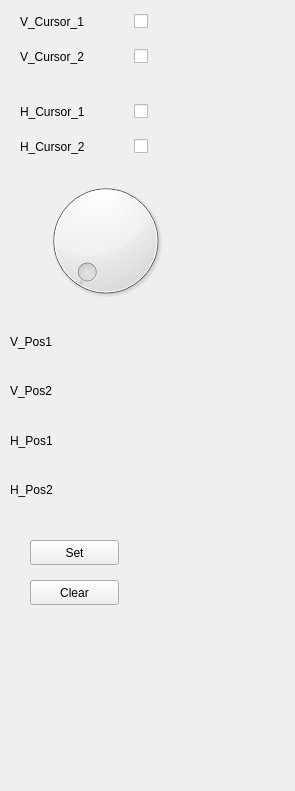
<?xml version="1.0" encoding="UTF-8"?>
<ui version="4.0">
 <class>Form</class>
 <widget class="QWidget" name="Form">
  <property name="geometry">
   <rect>
    <x>0</x>
    <y>0</y>
    <width>295</width>
    <height>791</height>
   </rect>
  </property>
  <property name="windowTitle">
   <string>Form</string>
  </property>
  <widget class="QWidget" name="gridLayoutWidget">
   <property name="geometry">
    <rect>
     <x>20</x>
     <y>0</y>
     <width>221</width>
     <height>80</height>
    </rect>
   </property>
   <layout class="QGridLayout" name="gridLayout">
    <item row="0" column="1">
     <widget class="QCheckBox" name="v_cur_1_checkbox">
      <property name="text">
       <string/>
      </property>
     </widget>
    </item>
    <item row="0" column="0">
     <widget class="QLabel" name="label">
      <property name="text">
       <string>V_Cursor_1</string>
      </property>
     </widget>
    </item>
    <item row="1" column="0">
     <widget class="QLabel" name="label_2">
      <property name="text">
       <string>V_Cursor_2</string>
      </property>
     </widget>
    </item>
    <item row="1" column="1">
     <widget class="QCheckBox" name="v_cur_2_checkbox">
      <property name="text">
       <string/>
      </property>
     </widget>
    </item>
   </layout>
  </widget>
  <widget class="QWidget" name="gridLayoutWidget_2">
   <property name="geometry">
    <rect>
     <x>20</x>
     <y>90</y>
     <width>221</width>
     <height>80</height>
    </rect>
   </property>
   <layout class="QGridLayout" name="gridLayout_2">
    <item row="0" column="1">
     <widget class="QCheckBox" name="h_cur_1_checkbox">
      <property name="text">
       <string/>
      </property>
     </widget>
    </item>
    <item row="0" column="0">
     <widget class="QLabel" name="label_3">
      <property name="text">
       <string>H_Cursor_1</string>
      </property>
     </widget>
    </item>
    <item row="1" column="0">
     <widget class="QLabel" name="label_4">
      <property name="text">
       <string>H_Cursor_2</string>
      </property>
     </widget>
    </item>
    <item row="1" column="1">
     <widget class="QCheckBox" name="h_cur_2_checkbox">
      <property name="text">
       <string/>
      </property>
     </widget>
    </item>
   </layout>
  </widget>
  <widget class="QDial" name="dial">
   <property name="geometry">
    <rect>
     <x>40</x>
     <y>170</y>
     <width>131</width>
     <height>141</height>
    </rect>
   </property>
  </widget>
  <widget class="QPushButton" name="cur_ok_button">
   <property name="geometry">
    <rect>
     <x>30</x>
     <y>540</y>
     <width>89</width>
     <height>25</height>
    </rect>
   </property>
   <property name="text">
    <string>Set</string>
   </property>
  </widget>
  <widget class="QPushButton" name="cur_clear_button">
   <property name="geometry">
    <rect>
     <x>30</x>
     <y>580</y>
     <width>89</width>
     <height>25</height>
    </rect>
   </property>
   <property name="text">
    <string>Clear</string>
   </property>
  </widget>
  <widget class="QWidget" name="verticalLayoutWidget">
   <property name="geometry">
    <rect>
     <x>10</x>
     <y>320</y>
     <width>61</width>
     <height>191</height>
    </rect>
   </property>
   <layout class="QVBoxLayout" name="verticalLayout">
    <item>
     <widget class="QLabel" name="label_5">
      <property name="text">
       <string>V_Pos1</string>
      </property>
     </widget>
    </item>
    <item>
     <widget class="QLabel" name="label_7">
      <property name="text">
       <string>V_Pos2</string>
      </property>
     </widget>
    </item>
    <item>
     <widget class="QLabel" name="label_9">
      <property name="text">
       <string>H_Pos1</string>
      </property>
     </widget>
    </item>
    <item>
     <widget class="QLabel" name="label_11">
      <property name="text">
       <string>H_Pos2</string>
      </property>
     </widget>
    </item>
   </layout>
  </widget>
  <widget class="QWidget" name="verticalLayoutWidget_2">
   <property name="geometry">
    <rect>
     <x>70</x>
     <y>320</y>
     <width>111</width>
     <height>191</height>
    </rect>
   </property>
   <layout class="QVBoxLayout" name="verticalLayout_2">
    <item>
     <widget class="QLabel" name="v_cur_1_pos">
      <property name="text">
       <string/>
      </property>
     </widget>
    </item>
    <item>
     <widget class="QLabel" name="v_cur_2_pos">
      <property name="text">
       <string/>
      </property>
     </widget>
    </item>
    <item>
     <widget class="QLabel" name="h_cur_1_pos">
      <property name="text">
       <string/>
      </property>
     </widget>
    </item>
    <item>
     <widget class="QLabel" name="h_cur_2_pos">
      <property name="text">
       <string/>
      </property>
     </widget>
    </item>
   </layout>
  </widget>
 </widget>
 <resources/>
 <connections/>
</ui>
